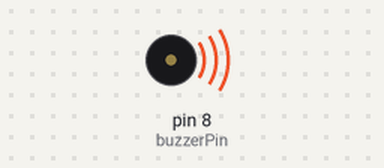
A sketch run on a simulated Arduino Uno, built with avr-gcc and run on an emulated ATmega328P. On the bench: buzzer (waves = sounding).

Above: at 0.1 s.
Timing chart, 0 to 40.0 s (numbered marks = the images above):
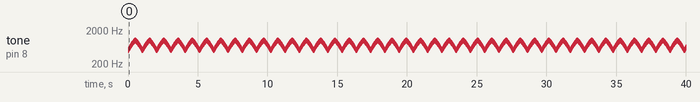

Measured:
- by itself, tone on pin 8 (buzzerPin): plays 500 Hz for 0.01 s, 510 Hz for 0.01 s, 520 Hz for 0.01 s, 530 Hz for 0.01 s, 540 Hz for 0.01 s, 550 Hz for 0.01 s … (3914 notes in this stretch)

The sketch:

17_Ambulance.ino
```cpp
/*
  17_Ambulance
  救护车警报：声音频率连续变化
*/

int buzzerPin = 8;

void setup() {
  pinMode(buzzerPin, OUTPUT);
}

void loop() {
  // 阶段1：声音从低到高 (升调)
  for (int i = 500; i <= 1000; i += 10) {
    tone(buzzerPin, i);
    delay(10); // 每个音调持续一小会儿
  }

  // 阶段2：声音从高到低 (降调)
  for (int i = 1000; i >= 500; i -= 10) {
    tone(buzzerPin, i);
    delay(10);
  }
}
```
